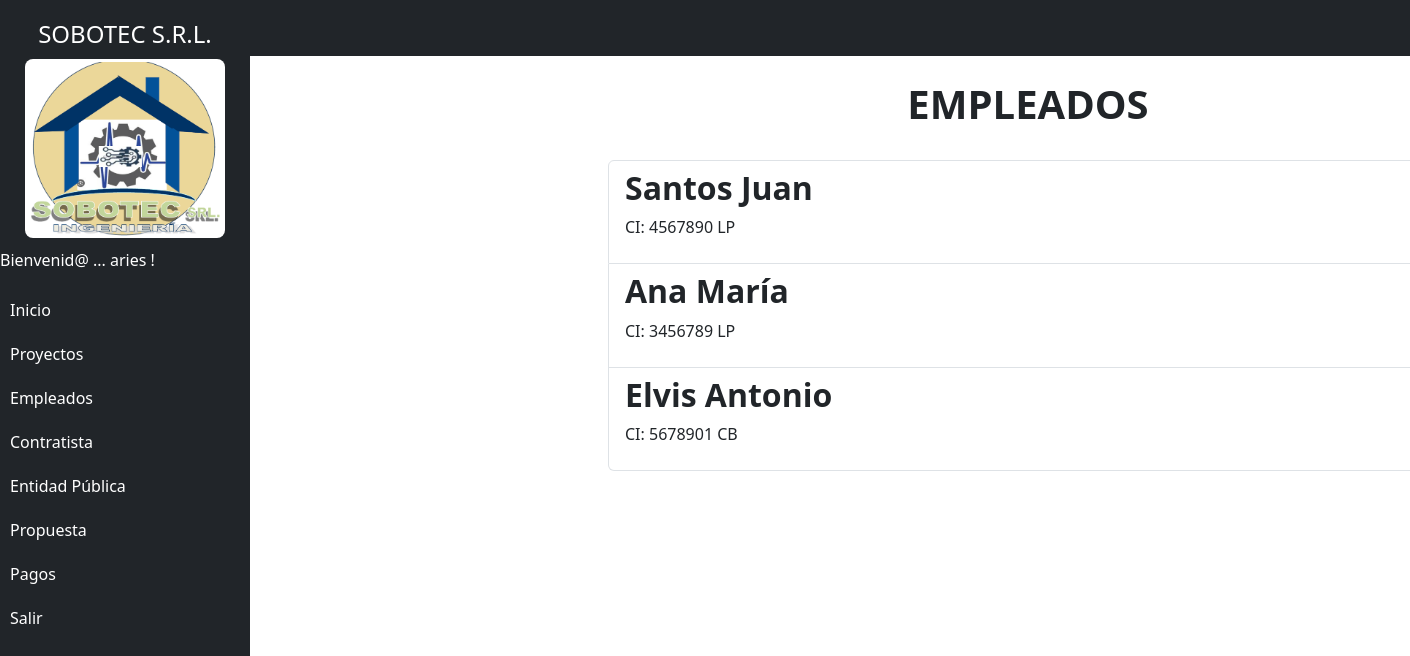
Screenshot of /employees/ (signed in) with the database file from the repository.
### projects/models.py (models this page shows, shortened)
class Employee(models.Model):
    user = models.OneToOneField(User, on_delete=models.CASCADE, related_name="employee_profile")  # Relación uno a uno con User
    is_active = models.BooleanField(default=True, verbose_name="Activo")
    POSITION_CHOICES = [
        ('gerente_general', 'Gerente General'),
        ('tecnico', 'Técnico'),
        ('analista', 'Analista'),
        ('desarrollador', 'Desarrollador'),
    ]
    first_name = models.CharField(max_length=100, verbose_name="Nombre")
    last_name_father = models.CharField(max_length=100, verbose_name="Apellido Paterno")
    last_name_mother = models.CharField(max_length=100, blank=True, null=True, verbose_name="Apellido Materno")
    phone_number = models.CharField(max_length=15, blank=True, verbose_name="Numero Celular")
    hire_date = models.DateField(null=True, blank=True, verbose_name="Fecha Contratación")  # No obligatorio
    salary = models.DecimalField(max_digits=10, decimal_places=2, null=True, blank=True, verbose_name="Salario")  # No obligatorio
    position = models.CharField(
        max_length=50,
        choices=POSITION_CHOICES,  # Diccionario de opciones
        default='gerente_general',  # Valor predeterminado
        verbose_name="Cargo"
    )
    ci = models.CharField(max_length=20, unique=True, verbose_name="Carnet de Identidad")
    created =models.DateTimeField(auto_now_add=True)
    class Meta:
        verbose_name = 'Employee'
        verbose_name_plural = 'Employees'

### projects/views.py (the view)
# urls.py: path('employees/', views.employees, name='employees'),
@login_required
def employees(request):
    employees = Employee.objects.all()
    return render(request, 'employees.html', {
        'employees': employees
    })

### projects/templates/employees.html
{% extends 'base.html' %}
{% block content %}
<main class="container">
    <div class="row">
        <div class="col-md-8 offset-md-3">
            <h1 class="text-center display-6 py-4 fw-bold"> EMPLEADOS</h1>
            <ul class="list-group">
                {% for employee in employees %}
                <a class="list-group-item" href="{% url 'employee_detail' employee.id %}">
                    <header class="d-flex justify-content-between">
                        <h2 class="fw-bold">{{employee.first_name}}</h2>
                    </header>
                    <p>CI: {{employee.ci}}</p>
                </a>
                {% endfor %}
            </ul>
        </div>
    </div>
</main>
{% endblock %}

### projects/templates/base.html (shortened to what this page needs)
{% load static %}
<!DOCTYPE html>
<html lang="en">
  <head>
    <link
      rel="stylesheet"
      href="https://cdn.jsdelivr.net/npm/bootstrap@5.3.3/dist/css/bootstrap.min.css"
    />
  </head>
  <body>
    <nav class="navbar navbar-expand-lg navbar-dark bg-dark">
      <div class="container-fluid">
        <a class="navbar-brand" href="#">SOBOTEC S.R.L.</a>
      </div>
    </nav>
    <div class="sidebar bg-dark collapse show" id="sidebar">
      <h4 class="text-center text-white">SOBOTEC S.R.L.</h4>
      <img src="/static/common/logo.png" alt="Logo de la empresa">
      <ul class="nav flex-column">
        {% if user.is_authenticated %}
        <p class="text-white"> Bienvenid@ ... {{ user.username }} !</p>
        <li class="nav-item">
          <a class="nav-link" href="/">Inicio</a>
        </li>
        <li class="nav-item">
          <a
            class="nav-link"
            data-bs-toggle="collapse"
            href="#projectSubmenu"
            role="button"
            aria-expanded="false"
            aria-controls="projectSubmenu"
          >
            Proyectos
          </a>
        </li>
        <li class="nav-item">
          <a
            class="nav-link"
            data-bs-toggle="collapse"
            href="#employeeSubmenu"
            role="button"
            aria-expanded="false"
            aria-controls="employeeSubmenu"
          >
          Empleados
          </a>
        </li>
        <li class="nav-item">
          <a
            class="nav-link"
            data-bs-toggle="collapse"
            href="#contractorSubmenu"
            role="button"
            aria-expanded="false"
            aria-controls="contractorSubmenu"
          >
          Contratista
          </a>
        </li>
        <li class="nav-item">
          <a
            class="nav-link"
            data-bs-toggle="collapse"
            href="#public_entitieSubmenu"
            role="button"
            aria-expanded="false"
            aria-controls="public_entitieSubmenu"
          >
          Entidad Pública
          </a>
        </li>
        <li class="nav-item">
          <a
            class="nav-link"
            data-bs-toggle="collapse"
            href="#proposalSubmenu"
            role="button"
            aria-expanded="false"
            aria-controls="proposalSubmenu"
          >
          Propuesta
          </a>
        </li>
        <li class="nav-item">
          <a
            class="nav-link"
            data-bs-toggle="collapse"
            href="#paymentSubmenu"
            role="button"
            aria-expanded="false"
            aria-controls="paymentSubmenu"
          >
          Pagos
          </a>
        </li>
        <li class="nav-item">
          <a class="nav-link" href="{% url 'signout' %}">Salir</a>
        </li>
        {% endif %}
      </ul>
    </div>
    <div class="container" style="margin-left: 260px; transition: margin-left 0.3s ease-in-out;">
      {% block content %} {% endblock %}
    </div>
  </body>
</html>

### projects/templates/base.html (style rules this page uses)
.sidebar { height: 100vh; width: 250px; position: fixed; top: 0; left: 0; background-color: #343a40; padding-top: 20px; transition: all 0.3s ease-in-out; overflow-y: auto; }
.sidebar a { color: #ffffff !important; text-decoration: none; padding: 10px; display: block; }
.sidebar img { display: block; margin: 10px auto; width: 80%; border-radius: 8px; }

### rows the page displays
Employee: first_name "Santos Juan", ci "4567890 LP"
Employee: first_name "Ana María", ci "3456789 LP"
Employee: first_name "Elvis Antonio", ci "5678901 CB"

### other values shown
{{ user.username }} "aries"
